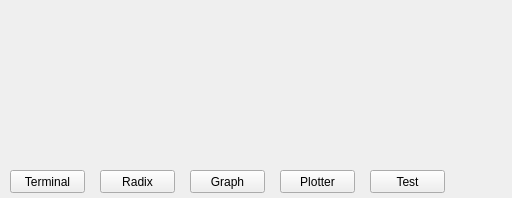
<?xml version="1.0" encoding="UTF-8"?>
<ui version="4.0">
 <class>win_plot</class>
 <widget class="QMainWindow" name="win_plot">
  <property name="geometry">
   <rect>
    <x>0</x>
    <y>0</y>
    <width>512</width>
    <height>198</height>
   </rect>
  </property>
  <property name="windowTitle">
   <string>MainWindow</string>
  </property>
  <widget class="QWidget" name="Menu">
   <widget class="QPushButton" name="btnTerm">
    <property name="geometry">
     <rect>
      <x>10</x>
      <y>170</y>
      <width>75</width>
      <height>23</height>
     </rect>
    </property>
    <property name="text">
     <string>Terminal</string>
    </property>
   </widget>
   <widget class="QPushButton" name="btnRadi">
    <property name="geometry">
     <rect>
      <x>100</x>
      <y>170</y>
      <width>75</width>
      <height>23</height>
     </rect>
    </property>
    <property name="text">
     <string>Radix</string>
    </property>
   </widget>
   <widget class="QPushButton" name="btnGrap">
    <property name="geometry">
     <rect>
      <x>190</x>
      <y>170</y>
      <width>75</width>
      <height>23</height>
     </rect>
    </property>
    <property name="text">
     <string>Graph</string>
    </property>
   </widget>
   <widget class="QPushButton" name="btnPlot">
    <property name="geometry">
     <rect>
      <x>280</x>
      <y>170</y>
      <width>75</width>
      <height>23</height>
     </rect>
    </property>
    <property name="text">
     <string>Plotter</string>
    </property>
   </widget>
   <widget class="QPushButton" name="btnTest">
    <property name="geometry">
     <rect>
      <x>370</x>
      <y>170</y>
      <width>75</width>
      <height>23</height>
     </rect>
    </property>
    <property name="text">
     <string>Test</string>
    </property>
   </widget>
  </widget>
 </widget>
 <resources/>
 <connections/>
</ui>
